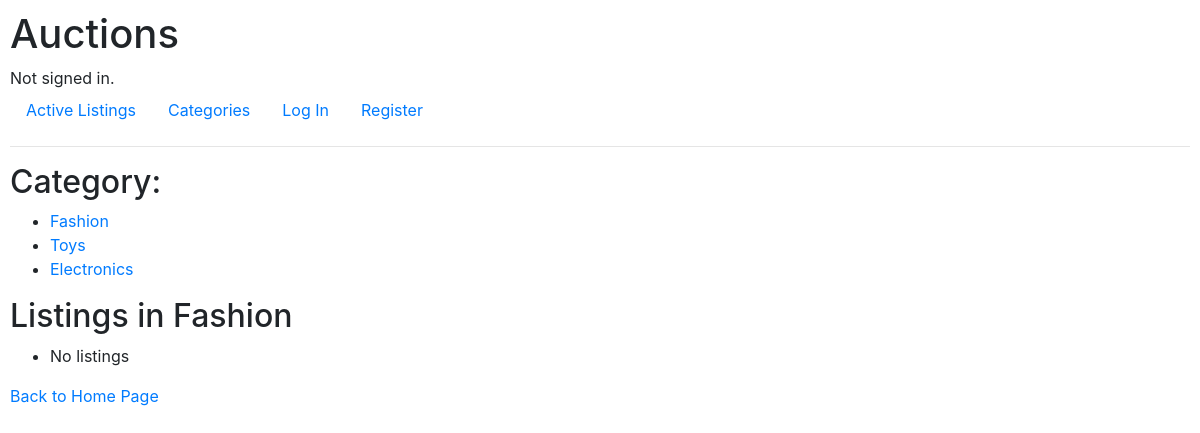
/categories/1, run on an earlier commit of the app's database.
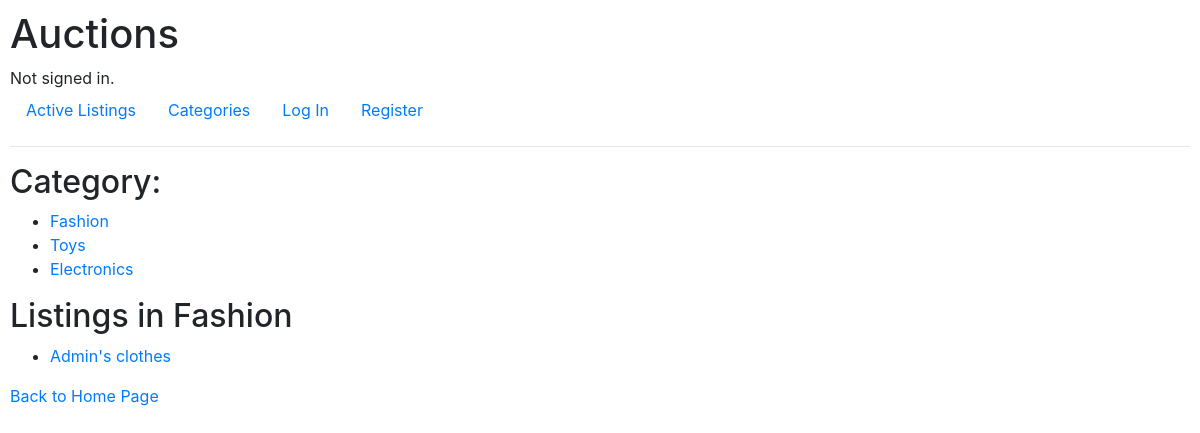
And on a later commit of the database.
### auctions/models.py (models this page shows, shortened)
class ListingCategories(models.Model):
    name = models.CharField(max_length=64)

class Listing(models.Model):
    ACTIVE = "ACT"
    CLOSED = "CLO"
    STATUS_CHOICES = {
        ACTIVE: "Active",
        CLOSED: "Closed"
    }
    title = models.CharField(max_length=64)
    description = models.TextField(max_length=200)
    by_user = models.ForeignKey(User, on_delete=models.CASCADE, related_name="listings", default="")
    starting_price = models.FloatField()
    created_at = models.DateTimeField(default=now)
    imgURL = models.URLField(blank=True, default='')
    category = models.ForeignKey(ListingCategories, on_delete=models.CASCADE, related_name="listings")
    watchlisted_by = models.ManyToManyField(User, related_name="watchlist_items")
    status = models.CharField(max_length=10, choices=STATUS_CHOICES, default=ACTIVE)

### auctions/views.py (the view)
# urls.py: path("categories", views.categories, name="categories"),
def categories(request, id='None'):
    if id != 'None':
        category = ListingCategories.objects.get(pk=id)
        category_name = category.name
        listings = category.listings.all()
    else:
        category_name = ''
        listings = ''
    return render(request, "auctions/categories.html", {
        "categories": ListingCategories.objects.all(),
        "category_name": category_name,
        "listings": listings
    })

### auctions/templates/auctions/categories.html
{% extends "auctions/layout.html" %}
{% block body %}
<h2>Category: </h2>
<ul>
{% for category in categories %}
    <li><a href="{% url 'categories' category.id %}">{{ category.name }}</a></li>
{% empty %}
    <li>No categories</li>
{% endfor %}
</ul>
{% if category_name %}
<h2>Listings in {{ category_name }}</h2>
<ul>
    {% for listing in listings %}
    <li><a href="{% url 'item' listing.id %}">{{ listing.title }}</a></li>
    {% empty %}
    <li>No listings</li>
    {% endfor %}
</ul>
{% endif %}
<a href="{% url 'index' %}">Back to Home Page</a>
{% endblock %}

What changed in the data, as far as the page shows it:
added Listing: title "Admin's clothes"
Also different on the page:
text no longer shown: "No listings"
